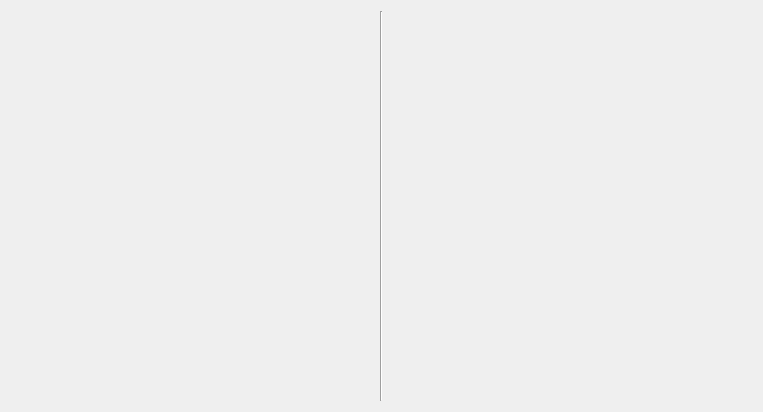
<?xml version="1.0" encoding="UTF-8"?>
<ui version="4.0">
 <class>ROVModeForm</class>
 <widget class="QWidget" name="ROVModeForm">
  <property name="geometry">
   <rect>
    <x>0</x>
    <y>0</y>
    <width>763</width>
    <height>412</height>
   </rect>
  </property>
  <property name="windowTitle">
   <string>Form</string>
  </property>
  <layout class="QVBoxLayout" name="verticalLayout">
   <item>
    <layout class="QHBoxLayout" name="horizontalLayout">
     <item>
      <widget class="QWidget" name="widget" native="true"/>
     </item>
     <item>
      <widget class="Line" name="line">
       <property name="orientation">
        <enum>Qt::Vertical</enum>
       </property>
      </widget>
     </item>
     <item>
      <widget class="QWidget" name="widget_2" native="true"/>
     </item>
    </layout>
   </item>
  </layout>
 </widget>
 <resources/>
 <connections/>
</ui>
